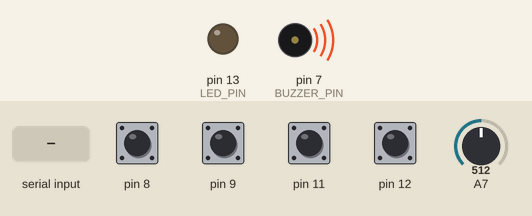
The sketch below on a simulated Arduino Nano, built with avr-gcc and run on an emulated ATmega328P. Shown: output pins drawn as LEDs (lit = HIGH), buzzer (waves = sounding). Inputs (shaded band) come from the test bench; at power-on: pin 8, pin 9, pin 11, pin 12 HIGH, A7 = 512. EEPROM starts erased; what the sketch prints to the serial monitor is not drawn.

Above: at 1.2 s.
1.3 s: pin 8 pulled LOW for 0.15 s
At 1.52 s:
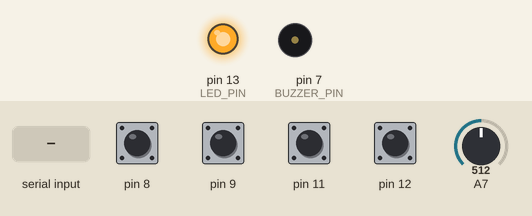
4.3 s: "ON\n" received over Serial
At 6.41 s:
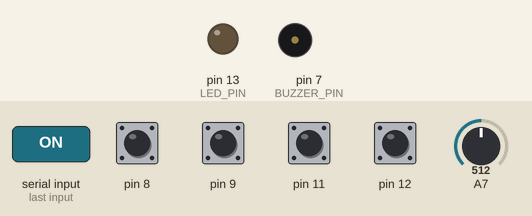
7.3 s: "MODEL\n" received over Serial
At 7.46 s:
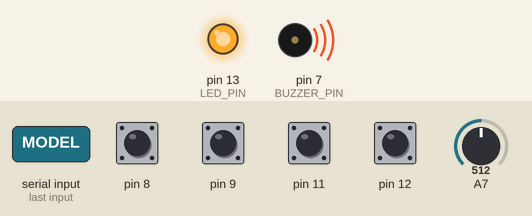
10.3 s: pin 11 pulled LOW for 0.15 s
13.3 s: pin 8 pulled LOW for 1 s
16.3 s: "PPM\n" received over Serial
Timing chart, 0 to 20.3 s (numbered marks = the images above; inputs shaded):
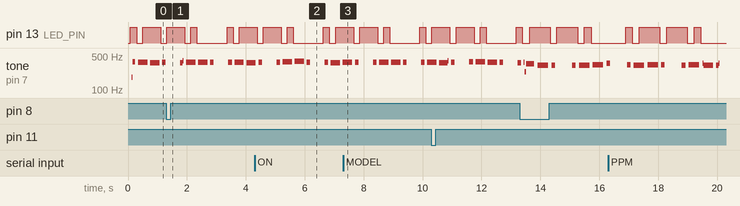

Measured:
- by itself, pin 13 (LED_PIN): repeats every 0.93 s: LOW 0.23 s, HIGH 0.70 s
- by itself, tone on pin 7 (BUZZER_PIN): plays 328 Hz for 0.12 s, 320 Hz for 0.36 s, 327 Hz for 0.36 s, 327 Hz for 0.12 s, 323 Hz for 0.12 s, 328 Hz for 0.36 s … (10 notes in this stretch)

The sketch:

arduinodtx.ino
```cpp
// (licence header left out)
/*
 ** Last change:
 ** 2015-10-09: changed misc. defs to allow for compilation w/ Arduino IDE 1.6.x
 ** 2015-10-15: corrected miniSSC channel value calculation in transmitter.cpp
 */

/*
 ** Compiled with: IDE 1.6.8 & Board Manager 1.6.8
 */


/*
** Resources -----------------------------------------------
*/

#include <TimerOne.h>
#include <SoftwareSerial.h>

#include <EEPROM.h>
#include "arduinotx_lib.h"
#include "arduinotx_eeprom.h"
#include "arduinotx_led.h"
#include "arduinotx_command.h"
#include "arduinodtx_transmitter.h"
#ifdef BUZZER_ENABLED
#include "arduinotx_buzz.h"
#endif

/*
** Global declarations -----------------------------------------------
*/

// Tx manager
ArduinoTx ArduinoTx_obj;

// Command mode interpreter
ArduinotxCmd Command_obj;

// EEPROM manager
ArduinotxEeprom Eeprom_obj;

// Led manager
ArduinotxLed Led_obj(LED_PIN);

#ifdef BUZZER_ENABLED
// Buzzer manager
ArduinotxBuzz Buzzer_obj(BUZZER_PIN);
#endif

// Serial Interface to SSC
SoftwareSerial mySerial = SoftwareSerial(rx_PIN, tx_PIN);

// These 2 global variables are used to request the PPM signal values from ISR(TIMER1_COMPA_vect)
volatile byte RequestPpmCopy_bool = false;
volatile unsigned int PpmCopy_int[CHANNELS]; // pulse widths (microseconds)

/*
** Arduino specific functions -----------------------------------------------------------------
*/

void setup() {
	ArduinoTx_obj.Init();

        // initialize serial communication to SSC
        mySerial.begin(9600);

	// configure Timer1 for update cycle
        Timer1.initialize(cUpdateCycle);
        Timer1.attachInterrupt(callback);  // attaches callback() as a timer overflow interrupt
}

/* serialEvent() occurs whenever a new data comes in the hardware serial RX.
** This routine is run between each time loop() runs, so using delay inside loop()
** can delay response. Multiple bytes of data may be available.
*/
void serialEvent() {
	if (Serial.available())
		Command_obj.Input();
}

//~ volatile unsigned int DebugValue_int = 0; // debug

// Scan all channels for actual values and transmit changed values using the miniSSCII-protocol
// Warning: calling Serial.print() within this method will probably hang the program

void callback() {
	static byte Chan_idx_byt = CHANNELS;
	static unsigned int Chan_pulse_int[CHANNELS]; // pulse widths (microseconds)
	static unsigned int Sum_int = 0;
	// Read input controls and update Chan_pulse_int[]
	for (byte chan_byt = 0; chan_byt < CHANNELS; chan_byt++) {
		unsigned int control_value_int = 0;
		unsigned int ChanMin_int, ChanMax_int;
		control_value_int = ArduinoTx_obj.ComputeChannelPulse(chan_byt, ArduinoTx_obj.ReadControl(chan_byt));
    if (control_value_int != Chan_pulse_int[chan_byt]) {
      mySerial.write(byte(0xFF));  // synch token
      mySerial.write(chan_byt);    // channel _PWL
      mySerial.write(byte(control_value_int));
		  Chan_pulse_int[chan_byt] = control_value_int;
    }
	}
	if (RequestPpmCopy_bool) {
		// copy the PPM sequence values into global array for the "print ppm" command
		for (byte chan_byt = 0; chan_byt < CHANNELS; chan_byt++)
			PpmCopy_int[chan_byt] = Chan_pulse_int[chan_byt] ;
		RequestPpmCopy_bool = false;
	}
}

// The main loop is interrupted every PPM_PERIOD ms by ISR(TIMER1_COMPA_vect)
// we perform non time-critical operations in here
void loop() {
	// TXREFRESH_PERIOD defines the frequency at which Special Switches are read and corresponding transmitter state is updated
	const unsigned int TXREFRESH_PERIOD = 50L; // 50ms =20Hz, should be >= 20 ms
	static unsigned long Last_TxRefresh_uln = 0L;
	unsigned long now_uln = millis(); // timer overflows after 50 days
	if (now_uln >= Last_TxRefresh_uln + TXREFRESH_PERIOD || now_uln < Last_TxRefresh_uln) {
		ArduinoTx_obj.Refresh();
		Last_TxRefresh_uln = now_uln;
	}

	Led_obj.Refresh();
#ifdef BUZZER_ENABLED
	Buzzer_obj.Refresh();
#endif

	//~ // print debug info every 0.5 second
	//~ static unsigned long Debug_time_lng = 0L;
	//~ if ( millis() > Debug_time_lng + 500L) {
		//~ Debug_time_lng = millis();

		//~ Serial.println(DebugValue_int);
	//~ }
}
```

arduinodtx_transmitter.h
```cpp
// (licence header left out)
#ifndef arduinodtx_transmitter_h
#define arduinodtx_transmitter_h

#define SOFTWARE_VERSION PSTR("1.5.5")

#include "arduinotx_config.h"

// Hardware -------------------------------------------------------------------

// pin definition for serial communication to SSC
#define tx_PIN 6	    // output pin to communicate to SSC
#define rx_PIN 5      // dummy definition - currently not needed

// update cycle definition
#define cUpdateCycle 20000  // 20 ms

// Misc macros --------------------------------------------------------------------------

// Access the value of given global variable
// notice: symbolic names GLOBAL_* are defined in arduinotx_eeprom.h for the variables indexes
#define get_global_var(idxvar) (Global_int[idxvar])

// Access the value of given model variable
// notice: symbolic names MOD_* are defined in arduinotx_eeprom.h for the variables indexes
#define get_model_var(idxvar) (DatasetModel_int[idxvar])

// Access the value of given variable in given mixer
// notice: symbolic names MIX_* are defined in arduinotx_eeprom.h for the variables indexes
// idxmixer : 0-based, mixer number - 1
#define get_mixer_var(idxmixer, idxvar) (DatasetMixers_int[idxmixer][idxvar])

// Access the value of given variable in given channel
// notice: symbolic names CHAN_* are defined in arduinotx_eeprom.h for the variables indexes
// idxchan : 0-based, channel number - 1
#define get_channel_var(idxchan, idxvar) (DatasetChannels_int[idxchan][idxvar])

// Assignement of potentiometers and switches
// icn=control (potentiometer or switch) number defined in channel var ICN
// value=corresponding Arduino's pin number:
// 	Potentiometer 1 is connected to A0, pot 2 to A1, ... pot 8 to A7
// 	Switch 1 is connected to D2, switch 2 to D3, ... switch 6 to D7
// 	You can rewrite these macros if you want different pin assignements
#define get_pot_pin(icn) (icn - 1)
#define get_switch_pin(icn) (icn + 1)

// Access the calibration value for given potentiometer
// icn=control (potentiometer) number defined in channel var ICN, 1-based
// calvar calibration variable (CAL_LOW, CAL_HIGH)
// return value: lowest/highest value returned by the potentiometer corresponding to given channel [0, 1023]
#define get_calibration_var(icn, calvar) (get_global_var(((calvar) == CAL_LOW ? GLOBAL_KL1 : GLOBAL_KH1)+((icn)-1)))

class ArduinoTx {
	private:
		typedef enum RunModes {
			RUNMODE_INIT,
			RUNMODE_TRANSMISSION,	// send PPM to receiver
			RUNMODE_COMMAND		// change configuration settings through Serial link
		} RunMode;

		typedef enum Alarms {
			ALARM_NONE,
			ALARM_EEPROM,	// -.-. settings failed to load from EEPROM
			ALARM_THROTTLE,	// -.. throttle security check failed
			ALARM_BATTERY	// -... low battery voltage
		} Alarm;

		// Transmitter state ----------------------------------------------------------

		// MODE_SWITCH	RunMode
		//	opened		RUNMODE_TRANSMISSION
		//	closed		RUNMODE_COMMAND
		RunMode RunMode_int;

		byte CurrentDataset_byt; // Dataset (model number) currently loaded in RAM
		Alarm TxAlarm_int; // current alarm state
		byte DualRate_bool; // true=dual rate ON
		byte ThrottleCut_bool ; // true=throttle cut off, false=throttle enabled
		byte EngineEnabled_bool; // set by check_throttle() at startup
		byte SettingsLoaded_bool; // set by load_settings() at startup
		byte CommitChanges_bool; // set by CommitChanges(), reset by Refresh()

		// Local copy of the values of the global variables
		int Global_int[GLOBAL_VARS];

		// Local copy of the values of the variables of the current dataset
		int DatasetModel_int[VARS_PER_MODEL];
		int DatasetMixers_int[NMIXERS][VARS_PER_MIXER];
		int DatasetChannels_int[CHANNELS][VARS_PER_CHANNEL];

		// Morse codes flashed on the Led ----------------------------------------------------------

		static const char LEDCHAR_INIT;				// ---- undefined, never displayed
		static const char LEDCHAR_COMMAND;			// - command mode
		static const char LEDCHAR_ALARM_EEPROM;	// -.-. settings failed to load from EEPROM
		static const char LEDCHAR_ALARM_THROTTLE;	// -.. throttle security check failed
		static const char LEDCHAR_ALARM_BATTERY;	// -... low battery voltage

		byte get_selected_dataset();
		RunMode refresh_runmode();
		void refresh_led_code();
		void send_ppm();
		void load_settings();
		byte check_throttle();
#ifdef BATCHECK_ENABLED
		byte check_battery();
#endif
		unsigned int read_potentiometer(byte pot_number_byt);
#if MODEL_SWITCH_BEHAVIOUR == MODEL_SWITCH_STEPPING
    void process_model_switch_stepping();
    byte debounce_modelswitch();
#elif MODEL_SWITCH_BEHAVIOUR == MODEL_SWITCH_ROTATING
    void process_model_switch_rotating();
    byte debounce_rotating_switch();
#endif

	public:
		// PPM signal -----------------------------------------------------------------

		static const byte PPM_PIN;	// PPM output pin, hard-wired to ISR Timer 1 on ATMega 328
		static const unsigned int PPM_PERIOD; // microseconds; send PPM sequence every 20ms for 6 channels
		static const unsigned int PPM_LOW;	// microseconds; fixed channel sync pulse width in the PPM signal

		ArduinoTx();
		void Init();
		void Refresh();
		void CommitChanges();
		unsigned int ReadControl(byte chan_byt);
		unsigned int ComputeChannelPulse(byte chan_byt, unsigned int ana_value_int);
#ifdef BATCHECK_ENABLED
    unsigned int ReadBattery();
#endif
};
#endif
```

arduinotx_buzz.cpp
```cpp
/* arduinotx_buzz.ino - Buzzer manager
** 14-08-2013 created from arduinotx_led
** 15-08-2013 PlayCount_byt
** 16-08-2013 fixed dcl BuzzerCharset_str[]
*
*/

/* Copyright (C) 2014 Richard Goutorbe.  All right reserved.
This program is free software: you can redistribute it and/or modify it under the terms of the GNU General Public License as published by the Free Software Foundation, version 3.
This program is distributed in the hope that it will be useful, but WITHOUT ANY WARRANTY; without even the implied warranty of  MERCHANTABILITY or FITNESS FOR A PARTICULAR PURPOSE.
See the GNU General Public License for more details. You should have received a copy of the GNU General Public License along with this program.  If not, see <http://www.gnu.org/licenses/>.
Contact information: http://www.reseau.org/arduinorc/index.php?n=Main.Contact

** GS changes:
** 09-10-2015 revised PROGMEM vaiabledefs to latest avr-Compiler (>= 1.6) requirements
** 01-11-2016 merged latest version of arduinotx (1.5.5) into arduinodtx
*/

#include "arduinotx_buzz.h"
#include "arduinotx_lib.h"


// Characters that could be flashed on the led or played on the buzzer
const char BuzzerCharset_str[] PROGMEM = "BCPT0123456789";

// Morse codes corresponding to BuzzerCharset_str[], in the same order
// |A.-|B-...|C-.-.|D-..|E.|F..-.|G--.|H....|I..|J.---|K-.-|L.-..|M--|N-.|O---|P.--.|Q--.-|R.-.|S...|T-|U..-|V...-|W.--|X-..-|Y-.--|Z--..|0-----|1.----|2..---|3...--|4....-|5.....|6-....|7--...|8---..|9----.|..-.-.-|?..--..|!-.-.--|,--..--|@-.--.-.|
const char BuzzerMorse_B[] PROGMEM = "-..."; const char BuzzerMorse_C[] PROGMEM = "-.-."; const char BuzzerMorse_P[] PROGMEM = ".--."; const char BuzzerMorse_T[] PROGMEM = "-";
const char BuzzerMorse_0[] PROGMEM = "-----"; const char BuzzerMorse_1[] PROGMEM = ".----"; const char BuzzerMorse_2[] PROGMEM = "..---"; const char BuzzerMorse_3[] PROGMEM = "...--"; const char BuzzerMorse_4[] PROGMEM = "....-";
const char BuzzerMorse_5[] PROGMEM = "....."; const char BuzzerMorse_6[] PROGMEM = "-...."; const char BuzzerMorse_7[] PROGMEM = "--..."; const char BuzzerMorse_8[] PROGMEM = "---.."; const char BuzzerMorse_9[] PROGMEM = "----.";
PGM_P const BuzzerMorseCodes_str[] PROGMEM = {
	BuzzerMorse_B, BuzzerMorse_C, BuzzerMorse_P, BuzzerMorse_T,
	BuzzerMorse_0, BuzzerMorse_1, BuzzerMorse_2, BuzzerMorse_3, BuzzerMorse_4, BuzzerMorse_5, BuzzerMorse_6, BuzzerMorse_7, BuzzerMorse_8, BuzzerMorse_9,
	NULL
};

/*
** Public -----------------------------------------------------------------
*/

ArduinotxBuzz::ArduinotxBuzz(byte pin_byt) {
	HalfPeriod_int = 250; // default frequency = 500 Hz
	Current_char = '\0';
	OutPin_byt = pin_byt;
	for (byte idx_byt = 0; idx_byt < 11; idx_byt++)
		Pulses_byt[idx_byt] = 10;
	pinMode(pin_byt, OUTPUT);
	PlayCount_byt = 0;
}

// Set the character to output
// retrieve the morse sequence corresponding to given character
// and store it in the Pulses_byt[] array
// count_byt : optional, c_char will be played count_byt times (default=1), BUZZER_REPEAT=infinite (will play until Stop() is called)
// frequency_int : optional, freq of the sound wave in Hz, 0=use current frequency  (default=500 Hz), [15,5000] use given frequency, out of range: ignored
// returns 0=ok, 1=char not found
byte ArduinotxBuzz::SetCode(const char c_char, byte count_byt, unsigned int frequency_int) {
	byte retval_byt = 0;
	const int morse_int = 10; // increase this number to slow down
	if (c_char != Current_char) {
		int idx_int = getProgmemStrpos(BuzzerCharset_str, c_char);
		if (idx_int >= 0) {
			// found
			char morse_str[7];
			getProgmemStrArrayValue(morse_str, BuzzerMorseCodes_str, idx_int, 7);
			// convert morse to delays
			byte idx_byt = 0;
			char *pos_ptr=morse_str;
			while (*pos_ptr) {
				Pulses_byt[idx_byt++] = *pos_ptr == '.' ? morse_int:3*morse_int; // dot=100ms, dash=300ms
				Pulses_byt[idx_byt++] = morse_int; // inter-element gap between the dots and dashes within a character=100 ms
				++pos_ptr;
			}
			Pulses_byt[idx_byt - 1] = 5*morse_int; // gap between letters=500ms
			Pulses_byt[idx_byt] = 0;
			Current_char = c_char;
			if (frequency_int > 15 && frequency_int <= 5000) // else use current frequency
				HalfPeriod_int = 500000 / frequency_int;
			Refresh(1); // reset
			Play(count_byt);
		}
		else
			retval_byt = 1;
	}
	return retval_byt;
}

// Play contents of Pulses_byt[]
// count_byt : optional, Current_char will be played count_byt times (default=1), BUZZER_REPEAT=infinite (will play until Stop() is called)
void ArduinotxBuzz::Play(byte count_byt) {
	PlayCount_byt = count_byt;
}

// Stay silent until Enable() is called
void ArduinotxBuzz::Stop() {
	PlayCount_byt = 0;
	Refresh(1);
}

// Refresh buzzer, public call: no arg, call this method every few milliseconds to refresh the buzzer according to current OutPin_byt[] timings
// Refresh buzzer, private call: arg reset_byt 1=reset internal state, for private calls only
void ArduinotxBuzz::Refresh(byte reset_byt) {
	static byte Pulse_idx_byt = 0xff;
	static byte Pulse_byt = 0;
  static unsigned long Begin_int = 0;
  static unsigned long Period_int = 0;
	static byte Buzz_state_byt = 0;  // 1=playing audible pulse, 0=playing silent pulse
	static byte Wave_state_byt = 0;

	if (reset_byt) {
		Pulse_idx_byt = 0xff;
		Pulse_byt = 0;
    Begin_int = 0;
    Period_int = 0;
    Buzz_state_byt = 0;
		Wave_state_byt = 0;
		digitalWrite(OutPin_byt, 0); // silent
	}
	else if (PlayCount_byt) {

    unsigned long now_int = micros();
    if (now_int >= Begin_int + (10000L * Pulse_byt) || now_int < Begin_int) {
      ++Pulse_idx_byt;
			Pulse_byt = *(Pulses_byt + Pulse_idx_byt);
      Begin_int = now_int;
      Buzz_state_byt = (Pulse_idx_byt % 2 == 0); // buzz on even intervals
			Wave_state_byt = 0; // set sound wave LOW
			digitalWrite(OutPin_byt, 0); // silent
			//~ aprintf("\npulse %d=%d: ", Pulse_idx_byt, Pulse_byt);
		}

		if (Pulse_byt) {
			if (Buzz_state_byt) {
		    if (now_int > Period_int + HalfPeriod_int || now_int < Period_int ) {
		      // toggle sound wave
					Wave_state_byt = !Wave_state_byt;
          Period_int = now_int;
          digitalWrite(OutPin_byt, Wave_state_byt);
					//~ aprintf(Wave_state_byt ? "+":"-");
				}
			}
		}
		else {
			Pulse_idx_byt = 0xff; // restart from 1st pulse
			if (PlayCount_byt != BUZZER_REPEAT) {
				--PlayCount_byt;
				//~ aprintfln("");
			}
		}
	}
	else if (Wave_state_byt) {
		Wave_state_byt = 0;
		digitalWrite(OutPin_byt, 0); // silent
	}
}
```

arduinotx_buzz.h
```cpp
/* arduinotx_buzz.h - Buzzer manager
** 05-03-2013
** 14-08-2013 renaming
** 15-08-2013 PlayCount_byt
** 27-08-2013 HalfPeriod_int
*
*/

/* Copyright (C) 2014 Richard Goutorbe.  All right reserved.
This program is free software: you can redistribute it and/or modify it under the terms of the GNU General Public License as published by the Free Software Foundation, version 3.
This program is distributed in the hope that it will be useful, but WITHOUT ANY WARRANTY; without even the implied warranty of  MERCHANTABILITY or FITNESS FOR A PARTICULAR PURPOSE.
See the GNU General Public License for more details. You should have received a copy of the GNU General Public License along with this program.  If not, see <http://www.gnu.org/licenses/>.
Contact information: http://www.reseau.org/arduinorc/index.php?n=Main.Contact


** GS changes:
** 09-10-2015 revised PROGMEM vaiabledefs to latest avr-Compiler (>= 1.6) requirements
** 01-11-2016 merged latest version of arduinotx (1.5.5) into arduinodtx
*/

#ifndef arduinotx_buzz_h
#define arduinotx_buzz_h
#include <Arduino.h>

#define BUZZER_REPEAT 255

class ArduinotxBuzz {
	private:
		char Current_char; // current character being played
		byte OutPin_byt;
		byte Pulses_byt[11]; // duration of each pulse, in multiples of 10 milliseconds; 1st pulse is HIGH, sequence is terminated by 0
		byte PlayCount_byt; // Current_char will be played Count_byt times, 0=silent, BUZZER_REPEAT=infinite (will play until Stop() is called)
		unsigned int HalfPeriod_int; // Period of the sound wave / 2, in microseconds

	public:
		ArduinotxBuzz(byte pin_byt);
		byte SetCode(const char c_char, byte count_byt = 1, unsigned int frequency_int = 0);
		void Play(byte count_byt = 1);
		void Stop();
		void Refresh(byte reset_byt = 0);
};
#endif
```

Source omitted: arduinodtx_transmitter.cpp (22995 bytes), arduinotx_command.cpp (20142 bytes), arduinotx_command.h (2672 bytes), arduinotx_eeprom.cpp (30337 bytes), arduinotx_eeprom.h (6638 bytes), arduinotx_led.cpp (4422 bytes), arduinotx_led.h (1202 bytes), arduinotx_lib.cpp (7275 bytes), arduinotx_lib.h (2133 bytes), arduinotx_config.h (5175 bytes)
